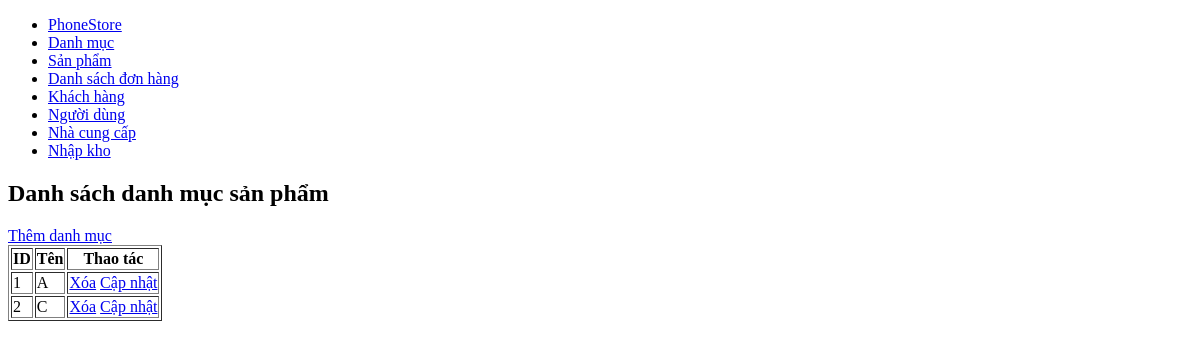
The page /admin/index.php?ctrl=categoryController on the database as committed earlier.
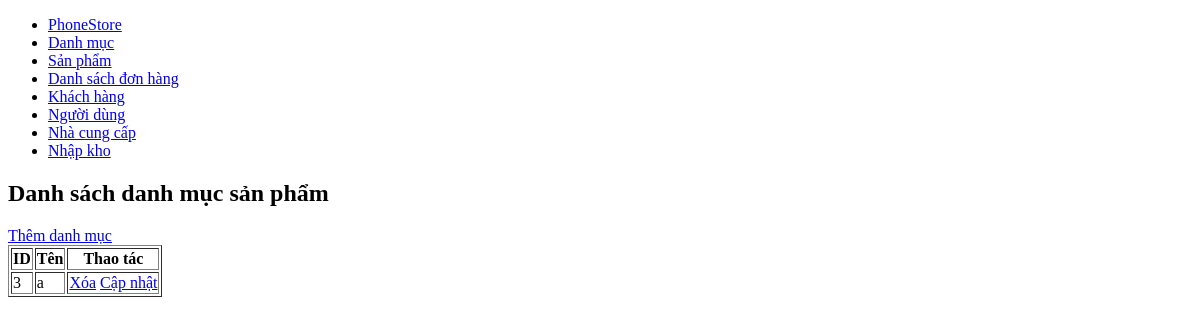
The same page on the database as committed later.
### tables this page shows
CREATE TABLE `danh_muc_san_pham` (
  `id` int(11) NOT NULL,
  `ten` varchar(255) DEFAULT NULL
);

### lib/database.php (called while the page is built, shortened)
<?php
class Database
{
    private $host = "localhost";
    private $username = "root";
    private $password = "";
    private $database = "phonestore";
    private $conn;
    public function __construct()
    {
        $this->conn = $this->connectDB();
    }
    private function connectDB()
    {
        $conn = mysqli_connect($this->host, $this->username, $this->password, $this->database);
        return $conn;
    }
    public function select($query)
    {
        $result = mysqli_query($this->conn, $query);
        if ($result) {
            $data = mysqli_fetch_all($result, MYSQLI_ASSOC);
            return $data;
        } else {
            die(mysqli_error($this->conn));
        }
    }
}

### admin/model/categoryModel.php (called while the page is built, shortened)
<?php
include(__DIR__ . '/../../lib/database.php');
class CategoryModel
{
    private $db;
    public function __construct()
    {
        $this->db = new Database();
    }
    public function getAllCategories()
    {
        $query = "SELECT * FROM danh_muc_san_pham";
        return $this->db->select($query);
    }
}
?>

### admin/view/categoryView.php (the view, shortened to what this page needs)
<!DOCTYPE html>
<html lang="vi">
<head>
</head>
<body>
    <h2>Danh sách danh mục sản phẩm</h2>
    <a href="index.php?ctrl=categoryController&action=viewAddCategory">Thêm danh mục</a>
    <table border="1">
        <tr>
            <th>ID</th>
            <th>Tên</th>
            <th>Thao tác</th>
        </tr>
        <?php foreach ($categories as $category) : ?>
            <tr>
                <td><?php echo $category['id']; ?></td>
                <td><?php echo $category['ten']; ?></td>
                <td>
                    <a href="index.php?ctrl=categoryController&action=deleteCategory&id=<?php echo $category['id']; ?>">Xóa</a>
                    <a href="index.php?ctrl=categoryController&action=updateCategoryView&id=<?php echo $category['id']; ?>">Cập nhật</a>
                </td>
            </tr>
        <?php endforeach; ?>
    </table>
</body>
</html>

Rows that differ between the two databases and show on the page:
removed danh_muc_san_pham: id "1", ten "A"
removed danh_muc_san_pham: id "2", ten "C"
added danh_muc_san_pham: id "3", ten "a"
